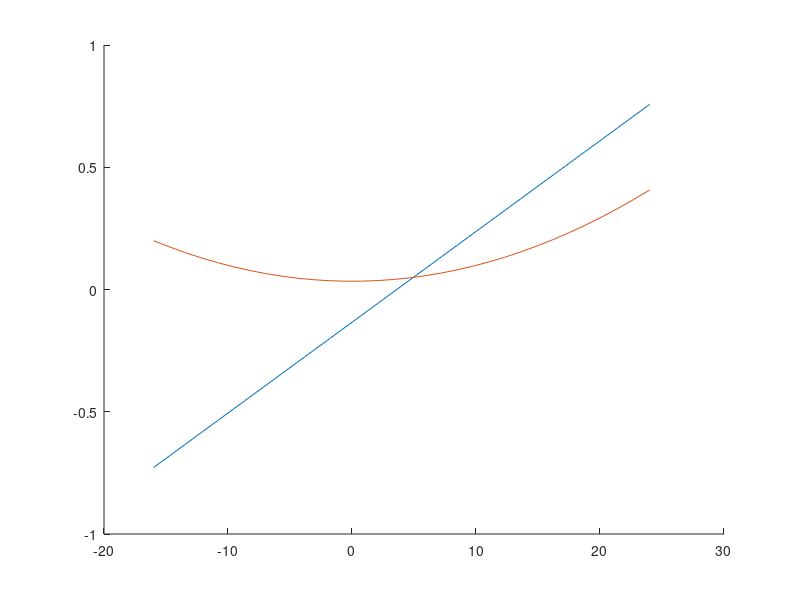
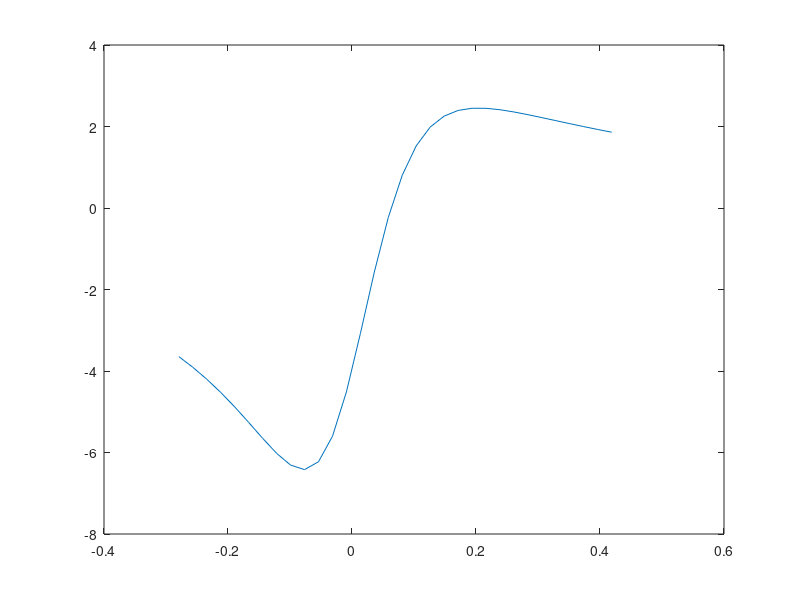

The MATLAB script that drew these images, in order:
clc,clear

%% Predefining Variables

M=2.13;
t_c=.063;
p=.5;

%% Calcualting Cl, Cd and L/D

AOA=linspace(-16,24,32)*pi/180;
%Usage of Equation 1
Cl=2/sqrt(M^2-1)*(2.*AOA-2*t_c);
%Usage of Equation 2
Cd=2/sqrt(M^2-1)*(2.*AOA.^2+2*t_c^2/p+2*t_c^2/p);
%Usage of Equation 3
L_D=Cl./Cd;

%% Plotting

hold on
plot(AOA*180/pi,Cl)
plot(AOA*180/pi,Cd)
hold off
figure
plot(AOA,L_D)
hold off
